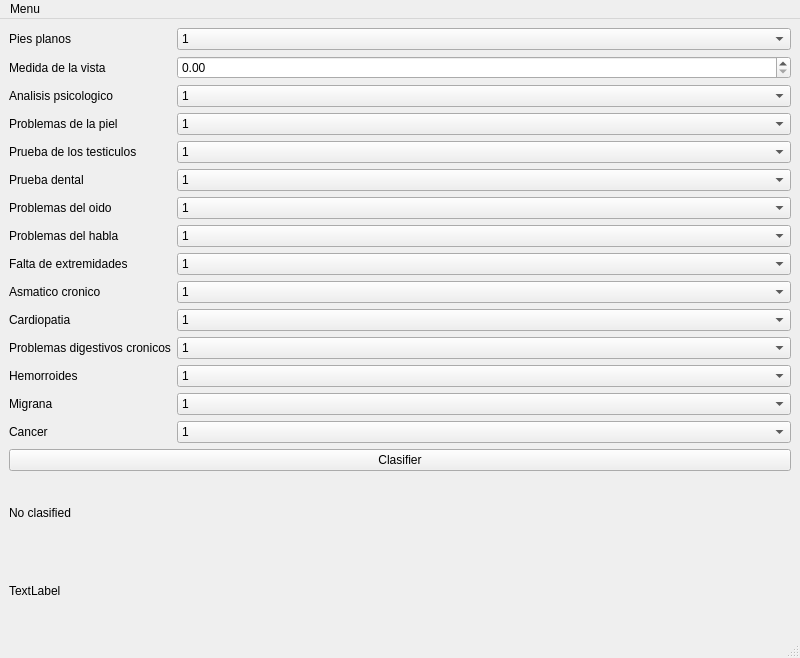
<?xml version="1.0" encoding="UTF-8"?>
<ui version="4.0">
 <class>MilitaryServiceTestView</class>
 <widget class="QMainWindow" name="MilitaryServiceTestView">
  <property name="geometry">
   <rect>
    <x>0</x>
    <y>0</y>
    <width>800</width>
    <height>658</height>
   </rect>
  </property>
  <property name="windowTitle">
   <string>Military Service Test</string>
  </property>
  <widget class="QWidget" name="centralwidget">
   <layout class="QGridLayout" name="gridLayout">
    <item row="1" column="0">
     <layout class="QFormLayout" name="formLayout">
      <property name="fieldGrowthPolicy">
       <enum>QFormLayout::AllNonFixedFieldsGrow</enum>
      </property>
      <item row="0" column="0">
       <widget class="QLabel" name="label">
        <property name="text">
         <string>Pies planos</string>
        </property>
       </widget>
      </item>
      <item row="0" column="1">
       <widget class="QComboBox" name="comboBox">
        <item>
         <property name="text">
          <string>1</string>
         </property>
        </item>
        <item>
         <property name="text">
          <string>0</string>
         </property>
        </item>
       </widget>
      </item>
      <item row="1" column="0">
       <widget class="QLabel" name="label_2">
        <property name="text">
         <string>Medida de la vista</string>
        </property>
       </widget>
      </item>
      <item row="1" column="1">
       <widget class="QDoubleSpinBox" name="doubleSpinBox"/>
      </item>
      <item row="2" column="0">
       <widget class="QLabel" name="label_3">
        <property name="text">
         <string>Analisis psicologico</string>
        </property>
       </widget>
      </item>
      <item row="2" column="1">
       <widget class="QComboBox" name="comboBox_2">
        <item>
         <property name="text">
          <string>1</string>
         </property>
        </item>
        <item>
         <property name="text">
          <string>0</string>
         </property>
        </item>
       </widget>
      </item>
      <item row="3" column="0">
       <widget class="QLabel" name="label_4">
        <property name="text">
         <string>Problemas de la piel</string>
        </property>
       </widget>
      </item>
      <item row="3" column="1">
       <widget class="QComboBox" name="comboBox_3">
        <item>
         <property name="text">
          <string>1</string>
         </property>
        </item>
        <item>
         <property name="text">
          <string>0</string>
         </property>
        </item>
       </widget>
      </item>
      <item row="4" column="0">
       <widget class="QLabel" name="label_5">
        <property name="text">
         <string>Prueba de los testiculos</string>
        </property>
       </widget>
      </item>
      <item row="4" column="1">
       <widget class="QComboBox" name="comboBox_4">
        <item>
         <property name="text">
          <string>1</string>
         </property>
        </item>
        <item>
         <property name="text">
          <string>0</string>
         </property>
        </item>
       </widget>
      </item>
      <item row="5" column="0">
       <widget class="QLabel" name="label_6">
        <property name="text">
         <string>Prueba dental</string>
        </property>
       </widget>
      </item>
      <item row="5" column="1">
       <widget class="QComboBox" name="comboBox_5">
        <item>
         <property name="text">
          <string>1</string>
         </property>
        </item>
        <item>
         <property name="text">
          <string>0</string>
         </property>
        </item>
       </widget>
      </item>
      <item row="6" column="0">
       <widget class="QLabel" name="label_7">
        <property name="text">
         <string>Problemas del oido</string>
        </property>
       </widget>
      </item>
      <item row="6" column="1">
       <widget class="QComboBox" name="comboBox_6">
        <item>
         <property name="text">
          <string>1</string>
         </property>
        </item>
        <item>
         <property name="text">
          <string>0</string>
         </property>
        </item>
       </widget>
      </item>
      <item row="7" column="0">
       <widget class="QLabel" name="label_8">
        <property name="text">
         <string>Problemas del habla</string>
        </property>
       </widget>
      </item>
      <item row="7" column="1">
       <widget class="QComboBox" name="comboBox_7">
        <item>
         <property name="text">
          <string>1</string>
         </property>
        </item>
        <item>
         <property name="text">
          <string>0</string>
         </property>
        </item>
       </widget>
      </item>
      <item row="8" column="0">
       <widget class="QLabel" name="label_9">
        <property name="text">
         <string>Falta de extremidades</string>
        </property>
       </widget>
      </item>
      <item row="8" column="1">
       <widget class="QComboBox" name="comboBox_8">
        <item>
         <property name="text">
          <string>1</string>
         </property>
        </item>
        <item>
         <property name="text">
          <string>0</string>
         </property>
        </item>
       </widget>
      </item>
      <item row="9" column="0">
       <widget class="QLabel" name="label_10">
        <property name="text">
         <string>Asmatico cronico</string>
        </property>
       </widget>
      </item>
      <item row="9" column="1">
       <widget class="QComboBox" name="comboBox_9">
        <item>
         <property name="text">
          <string>1</string>
         </property>
        </item>
        <item>
         <property name="text">
          <string>0</string>
         </property>
        </item>
       </widget>
      </item>
      <item row="10" column="0">
       <widget class="QLabel" name="label_11">
        <property name="text">
         <string>Cardiopatia</string>
        </property>
       </widget>
      </item>
      <item row="10" column="1">
       <widget class="QComboBox" name="comboBox_10">
        <item>
         <property name="text">
          <string>1</string>
         </property>
        </item>
        <item>
         <property name="text">
          <string>0</string>
         </property>
        </item>
       </widget>
      </item>
      <item row="11" column="0">
       <widget class="QLabel" name="label_12">
        <property name="text">
         <string>Problemas digestivos cronicos</string>
        </property>
       </widget>
      </item>
      <item row="11" column="1">
       <widget class="QComboBox" name="comboBox_11">
        <item>
         <property name="text">
          <string>1</string>
         </property>
        </item>
        <item>
         <property name="text">
          <string>0</string>
         </property>
        </item>
       </widget>
      </item>
      <item row="12" column="0">
       <widget class="QLabel" name="label_13">
        <property name="text">
         <string>Hemorroides</string>
        </property>
       </widget>
      </item>
      <item row="12" column="1">
       <widget class="QComboBox" name="comboBox_12">
        <item>
         <property name="text">
          <string>1</string>
         </property>
        </item>
        <item>
         <property name="text">
          <string>0</string>
         </property>
        </item>
       </widget>
      </item>
      <item row="13" column="0">
       <widget class="QLabel" name="label_14">
        <property name="text">
         <string>Migrana</string>
        </property>
       </widget>
      </item>
      <item row="13" column="1">
       <widget class="QComboBox" name="comboBox_13">
        <item>
         <property name="text">
          <string>1</string>
         </property>
        </item>
        <item>
         <property name="text">
          <string>0</string>
         </property>
        </item>
       </widget>
      </item>
      <item row="14" column="0">
       <widget class="QLabel" name="label_15">
        <property name="text">
         <string>Cancer</string>
        </property>
       </widget>
      </item>
      <item row="14" column="1">
       <widget class="QComboBox" name="comboBox_14">
        <item>
         <property name="text">
          <string>1</string>
         </property>
        </item>
        <item>
         <property name="text">
          <string>0</string>
         </property>
        </item>
       </widget>
      </item>
      <item row="15" column="0" colspan="2">
       <widget class="QPushButton" name="pushButton">
        <property name="text">
         <string>Clasifier</string>
        </property>
       </widget>
      </item>
     </layout>
    </item>
    <item row="2" column="0">
     <widget class="QLabel" name="label_16">
      <property name="text">
       <string>No clasified</string>
      </property>
     </widget>
    </item>
    <item row="3" column="0">
     <widget class="QLabel" name="label_17">
      <property name="text">
       <string>TextLabel</string>
      </property>
     </widget>
    </item>
   </layout>
  </widget>
  <widget class="QMenuBar" name="menubar">
   <property name="geometry">
    <rect>
     <x>0</x>
     <y>0</y>
     <width>800</width>
     <height>27</height>
    </rect>
   </property>
   <widget class="QMenu" name="menuAdd_Objects">
    <property name="title">
     <string>Menu</string>
    </property>
    <addaction name="actionShow_Knowledge_Base"/>
   </widget>
   <addaction name="menuAdd_Objects"/>
  </widget>
  <widget class="QStatusBar" name="statusbar"/>
  <action name="actionShow_Knowledge_Base">
   <property name="text">
    <string>Show data base</string>
   </property>
  </action>
 </widget>
 <resources/>
 <connections/>
</ui>
